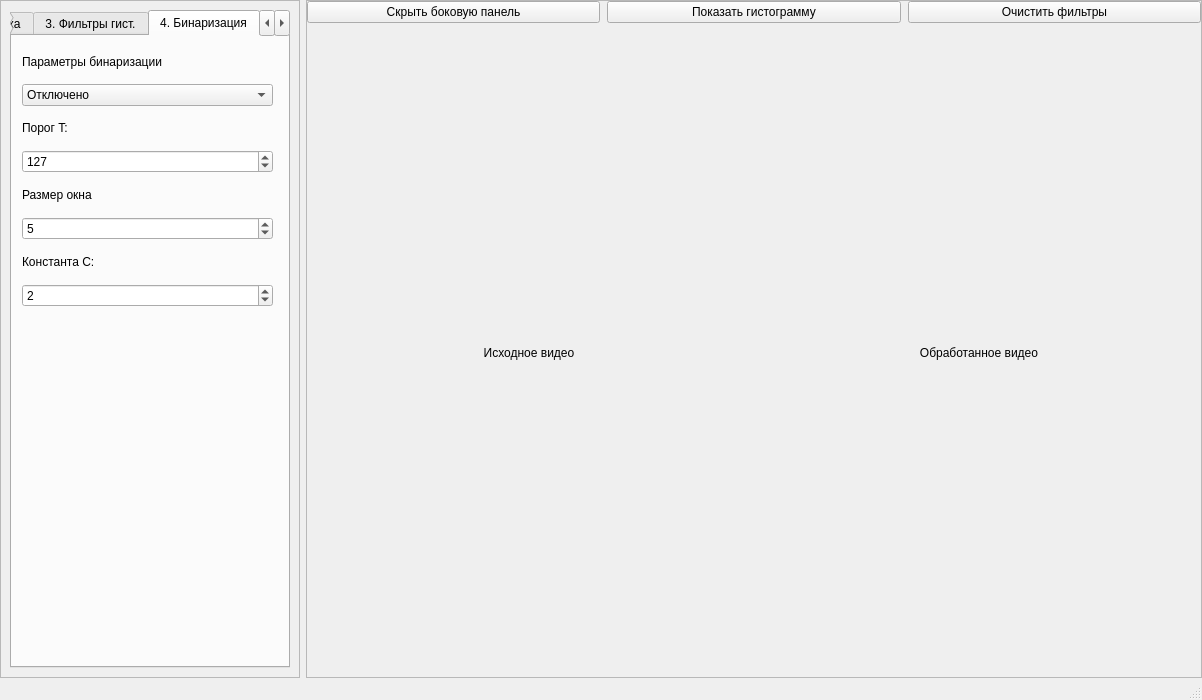
<?xml version="1.0" encoding="UTF-8"?>
<ui version="4.0">
 <class>MainWindow</class>
 <widget class="QMainWindow" name="MainWindow">
  <property name="geometry">
   <rect>
    <x>0</x>
    <y>0</y>
    <width>1202</width>
    <height>700</height>
   </rect>
  </property>
  <property name="windowTitle">
   <string>OpenCV Processing App</string>
  </property>
  <widget class="QWidget" name="centralwidget">
   <layout class="QHBoxLayout" name="mainLayout">
    <property name="leftMargin">
     <number>0</number>
    </property>
    <property name="topMargin">
     <number>0</number>
    </property>
    <property name="rightMargin">
     <number>0</number>
    </property>
    <property name="bottomMargin">
     <number>0</number>
    </property>
    <item>
     <widget class="QFrame" name="frame_sidebar">
      <property name="minimumSize">
       <size>
        <width>300</width>
        <height>0</height>
       </size>
      </property>
      <property name="maximumSize">
       <size>
        <width>300</width>
        <height>16777215</height>
       </size>
      </property>
      <property name="frameShape">
       <enum>QFrame::StyledPanel</enum>
      </property>
      <property name="frameShadow">
       <enum>QFrame::Raised</enum>
      </property>
      <layout class="QVBoxLayout" name="sidebarLayout">
       <item>
        <widget class="QTabWidget" name="tab_widget">
         <property name="currentIndex">
          <number>3</number>
         </property>
         <widget class="QWidget" name="tab_scalar">
          <attribute name="title">
           <string>1. Скалярные</string>
          </attribute>
          <widget class="QWidget" name="verticalLayoutWidget_2">
           <property name="geometry">
            <rect>
             <x>10</x>
             <y>10</y>
             <width>251</width>
             <height>211</height>
            </rect>
           </property>
           <layout class="QVBoxLayout" name="verticalLayout_2">
            <item>
             <widget class="QLabel" name="label">
              <property name="text">
               <string>Вид преобразования</string>
              </property>
             </widget>
            </item>
            <item>
             <widget class="QComboBox" name="combo_transform_type">
              <item>
               <property name="text">
                <string>Исходное изображение</string>
               </property>
              </item>
              <item>
               <property name="text">
                <string>1. Негатив</string>
               </property>
              </item>
              <item>
               <property name="text">
                <string>2. Логарифмическое</string>
               </property>
              </item>
              <item>
               <property name="text">
                <string>3. Степенное</string>
               </property>
              </item>
              <item>
               <property name="text">
                <string>4. Обратное логарифмическое</string>
               </property>
              </item>
             </widget>
            </item>
            <item>
             <widget class="QLabel" name="label_2">
              <property name="text">
               <string>Параметр C</string>
              </property>
             </widget>
            </item>
            <item>
             <widget class="QDoubleSpinBox" name="spin_c">
              <property name="minimum">
               <double>0.100000000000000</double>
              </property>
              <property name="maximum">
               <double>2.000000000000000</double>
              </property>
              <property name="singleStep">
               <double>0.100000000000000</double>
              </property>
             </widget>
            </item>
            <item>
             <widget class="QLabel" name="label_3">
              <property name="text">
               <string>Параметр Gamma (γ)</string>
              </property>
             </widget>
            </item>
            <item>
             <widget class="QDoubleSpinBox" name="spin_gamma">
              <property name="minimum">
               <double>0.100000000000000</double>
              </property>
              <property name="maximum">
               <double>5.000000000000000</double>
              </property>
              <property name="singleStep">
               <double>0.100000000000000</double>
              </property>
             </widget>
            </item>
           </layout>
          </widget>
         </widget>
         <widget class="QWidget" name="tab_histogram">
          <attribute name="title">
           <string>2. Статистика</string>
          </attribute>
          <widget class="QWidget" name="verticalLayoutWidget">
           <property name="geometry">
            <rect>
             <x>10</x>
             <y>10</y>
             <width>251</width>
             <height>417</height>
            </rect>
           </property>
           <layout class="QVBoxLayout" name="verticalLayout">
            <item>
             <widget class="QLabel" name="label_4">
              <property name="text">
               <string>Локальное улучшение</string>
              </property>
             </widget>
            </item>
            <item>
             <widget class="QLabel" name="label_5">
              <property name="text">
               <string>k0</string>
              </property>
             </widget>
            </item>
            <item>
             <widget class="QDoubleSpinBox" name="spin_k0">
              <property name="minimum">
               <double>0.100000000000000</double>
              </property>
              <property name="maximum">
               <double>0.700000000000000</double>
              </property>
              <property name="singleStep">
               <double>0.050000000000000</double>
              </property>
              <property name="value">
               <double>0.400000000000000</double>
              </property>
             </widget>
            </item>
            <item>
             <widget class="QLabel" name="label_6">
              <property name="text">
               <string>k1</string>
              </property>
             </widget>
            </item>
            <item>
             <widget class="QDoubleSpinBox" name="spin_k1">
              <property name="decimals">
               <number>3</number>
              </property>
              <property name="minimum">
               <double>0.005000000000000</double>
              </property>
              <property name="maximum">
               <double>0.100000000000000</double>
              </property>
              <property name="singleStep">
               <double>0.001000000000000</double>
              </property>
              <property name="value">
               <double>0.020000000000000</double>
              </property>
             </widget>
            </item>
            <item>
             <widget class="QLabel" name="label_7">
              <property name="text">
               <string>k2</string>
              </property>
             </widget>
            </item>
            <item>
             <widget class="QDoubleSpinBox" name="spin_k2">
              <property name="minimum">
               <double>0.300000000000000</double>
              </property>
              <property name="maximum">
               <double>0.800000000000000</double>
              </property>
              <property name="singleStep">
               <double>0.010000000000000</double>
              </property>
              <property name="value">
               <double>0.400000000000000</double>
              </property>
             </widget>
            </item>
            <item>
             <widget class="QLabel" name="label_8">
              <property name="text">
               <string>E</string>
              </property>
             </widget>
            </item>
            <item>
             <widget class="QDoubleSpinBox" name="spin_E">
              <property name="minimum">
               <double>2.000000000000000</double>
              </property>
              <property name="maximum">
               <double>7.000000000000000</double>
              </property>
              <property name="singleStep">
               <double>0.200000000000000</double>
              </property>
              <property name="value">
               <double>4.000000000000000</double>
              </property>
             </widget>
            </item>
            <item>
             <widget class="QLabel" name="label_9">
              <property name="text">
               <string>Размер окна</string>
              </property>
             </widget>
            </item>
            <item>
             <widget class="QSpinBox" name="spin_win">
              <property name="minimum">
               <number>3</number>
              </property>
              <property name="maximum">
               <number>51</number>
              </property>
              <property name="singleStep">
               <number>2</number>
              </property>
              <property name="displayIntegerBase">
               <number>10</number>
              </property>
             </widget>
            </item>
            <item>
             <widget class="QLabel" name="label_10">
              <property name="text">
               <string/>
              </property>
             </widget>
            </item>
            <item>
             <widget class="QLabel" name="label_11">
              <property name="text">
               <string>Приведение гистограммы</string>
              </property>
             </widget>
            </item>
            <item>
             <widget class="QPushButton" name="btn_load_template">
              <property name="text">
               <string>Загрузить изображение</string>
              </property>
             </widget>
            </item>
            <item>
             <widget class="QLabel" name="label_template_name">
              <property name="text">
               <string>Файл не выбран</string>
              </property>
             </widget>
            </item>
           </layout>
          </widget>
         </widget>
         <widget class="QWidget" name="tab_hist_filter">
          <attribute name="title">
           <string>3. Фильтры гист.</string>
          </attribute>
          <widget class="QWidget" name="verticalLayoutWidget_3">
           <property name="geometry">
            <rect>
             <x>10</x>
             <y>10</y>
             <width>251</width>
             <height>201</height>
            </rect>
           </property>
           <layout class="QVBoxLayout" name="verticalLayout_3">
            <item>
             <widget class="QLabel" name="label_12">
              <property name="text">
               <string>Сглаживание гистограммы</string>
              </property>
             </widget>
            </item>
            <item>
             <widget class="QComboBox" name="combo_smooth_type">
              <item>
               <property name="text">
                <string>Отключено</string>
               </property>
              </item>
              <item>
               <property name="text">
                <string>1. Скользящее среднее (Box Blur)</string>
               </property>
              </item>
              <item>
               <property name="text">
                <string>2. Сглаживание по Гауссу</string>
               </property>
              </item>
             </widget>
            </item>
            <item>
             <widget class="QLabel" name="label_13">
              <property name="text">
               <string>Размер окна</string>
              </property>
             </widget>
            </item>
            <item>
             <widget class="QSpinBox" name="spin_hist_win">
              <property name="minimum">
               <number>3</number>
              </property>
              <property name="maximum">
               <number>25</number>
              </property>
              <property name="value">
               <number>5</number>
              </property>
             </widget>
            </item>
           </layout>
          </widget>
         </widget>
         <widget class="QWidget" name="tab_binarization">
          <attribute name="title">
           <string>4. Бинаризация</string>
          </attribute>
          <widget class="QWidget" name="verticalLayoutWidget_4">
           <property name="geometry">
            <rect>
             <x>10</x>
             <y>10</y>
             <width>251</width>
             <height>261</height>
            </rect>
           </property>
           <layout class="QVBoxLayout" name="verticalLayout_4">
            <item>
             <widget class="QLabel" name="label_14">
              <property name="text">
               <string>Параметры бинаризации</string>
              </property>
             </widget>
            </item>
            <item>
             <widget class="QComboBox" name="combo_bin_method">
              <item>
               <property name="text">
                <string>Отключено</string>
               </property>
              </item>
              <item>
               <property name="text">
                <string>1. Глобальный порог (Фиксированный)</string>
               </property>
              </item>
              <item>
               <property name="text">
                <string>2. Автоматический метод Отсу (Otsu)</string>
               </property>
              </item>
              <item>
               <property name="text">
                <string>3. Адаптивное среднее (Adaptive Mean)</string>
               </property>
              </item>
              <item>
               <property name="text">
                <string>4. Адаптивный Гаусс (Adaptive Gaussian)</string>
               </property>
              </item>
             </widget>
            </item>
            <item>
             <widget class="QLabel" name="label_15">
              <property name="text">
               <string>Порог T:</string>
              </property>
             </widget>
            </item>
            <item>
             <widget class="QSpinBox" name="spin_bin_threshold">
              <property name="maximum">
               <number>255</number>
              </property>
              <property name="value">
               <number>127</number>
              </property>
             </widget>
            </item>
            <item>
             <widget class="QLabel" name="label_16">
              <property name="text">
               <string>Размер окна</string>
              </property>
             </widget>
            </item>
            <item>
             <widget class="QSpinBox" name="spin_bin_win">
              <property name="minimum">
               <number>3</number>
              </property>
              <property name="maximum">
               <number>25</number>
              </property>
              <property name="value">
               <number>5</number>
              </property>
             </widget>
            </item>
            <item>
             <widget class="QLabel" name="label_17">
              <property name="text">
               <string>Константа C:</string>
              </property>
             </widget>
            </item>
            <item>
             <widget class="QSpinBox" name="spin_bin_c_val">
              <property name="minimum">
               <number>-20</number>
              </property>
              <property name="maximum">
               <number>20</number>
              </property>
              <property name="value">
               <number>2</number>
              </property>
             </widget>
            </item>
           </layout>
          </widget>
         </widget>
         <widget class="QWidget" name="tab_corners">
          <attribute name="title">
           <string>5. Детекция углов</string>
          </attribute>
         </widget>
         <widget class="QWidget" name="tab_contours">
          <attribute name="title">
           <string>6. Детекция контуров</string>
          </attribute>
         </widget>
         <widget class="QWidget" name="tab_lines">
          <attribute name="title">
           <string>7. Детекция прямых</string>
          </attribute>
         </widget>
         <widget class="QWidget" name="tab_faces">
          <attribute name="title">
           <string>8. Детекция лиц</string>
          </attribute>
         </widget>
         <widget class="QWidget" name="tab_motion">
          <attribute name="title">
           <string>9. Отслеживание</string>
          </attribute>
         </widget>
        </widget>
       </item>
      </layout>
     </widget>
    </item>
    <item>
     <widget class="QFrame" name="frame_video">
      <property name="sizePolicy">
       <sizepolicy hsizetype="Preferred" vsizetype="Preferred">
        <horstretch>0</horstretch>
        <verstretch>0</verstretch>
       </sizepolicy>
      </property>
      <property name="frameShape">
       <enum>QFrame::StyledPanel</enum>
      </property>
      <property name="frameShadow">
       <enum>QFrame::Raised</enum>
      </property>
      <layout class="QVBoxLayout" name="videoLayout" stretch="0,1">
       <property name="sizeConstraint">
        <enum>QLayout::SetNoConstraint</enum>
       </property>
       <property name="leftMargin">
        <number>0</number>
       </property>
       <property name="topMargin">
        <number>0</number>
       </property>
       <property name="rightMargin">
        <number>0</number>
       </property>
       <property name="bottomMargin">
        <number>0</number>
       </property>
       <item>
        <layout class="QHBoxLayout" name="topButtonsLayout">
         <property name="spacing">
          <number>7</number>
         </property>
         <item>
          <widget class="QPushButton" name="btn_toggle_sidebar">
           <property name="text">
            <string>Скрыть боковую панель</string>
           </property>
          </widget>
         </item>
         <item>
          <widget class="QPushButton" name="check_show_hist">
           <property name="text">
            <string>Показать гистограмму</string>
           </property>
          </widget>
         </item>
         <item>
          <widget class="QPushButton" name="btn_reset_filters">
           <property name="text">
            <string>Очистить фильтры</string>
           </property>
          </widget>
         </item>
        </layout>
       </item>
       <item>
        <layout class="QHBoxLayout" name="videoLabelsLayout" stretch="0,0">
         <item>
          <widget class="QLabel" name="label_original">
           <property name="text">
            <string>Исходное видео</string>
           </property>
           <property name="alignment">
            <set>Qt::AlignCenter</set>
           </property>
          </widget>
         </item>
         <item>
          <widget class="QLabel" name="label_processed">
           <property name="text">
            <string>Обработанное видео</string>
           </property>
           <property name="alignment">
            <set>Qt::AlignCenter</set>
           </property>
          </widget>
         </item>
        </layout>
       </item>
      </layout>
     </widget>
    </item>
   </layout>
  </widget>
  <widget class="QMenuBar" name="menubar">
   <property name="geometry">
    <rect>
     <x>0</x>
     <y>0</y>
     <width>1202</width>
     <height>26</height>
    </rect>
   </property>
  </widget>
  <widget class="QStatusBar" name="statusbar"/>
 </widget>
 <resources/>
 <connections/>
</ui>
